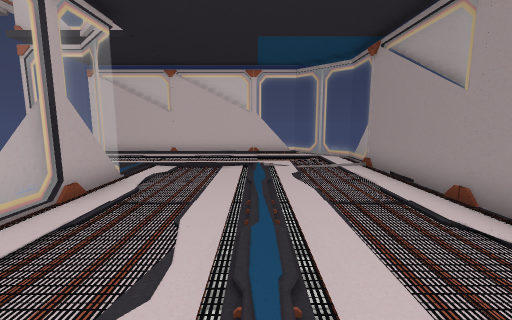
View 1 (above)

12 first-person views from a walk through a Unity game level. The camera is 1.4 m above the floor, tilts 8° down and sees 90° across. Doors are open. The floor is counted in squares, 1 m on a side. Each view is taken from the middle of a square. On the plan, view 1 faces up. The plan holds only what a view shows up to about 13 squares ahead; the rest is blank. The place goes on beyond the plan. The player is left out. Some surface patterns are stand-ins.

View 2
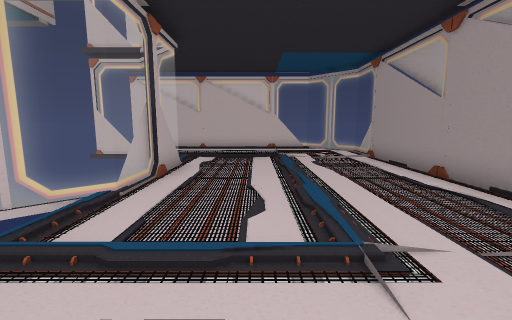

View 3
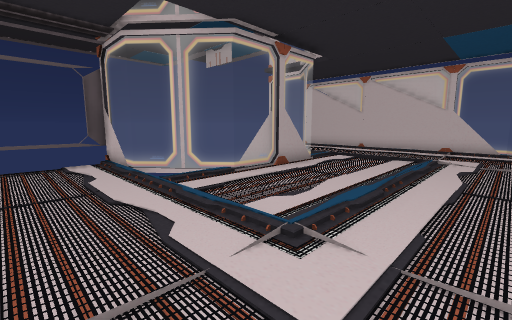

View 4
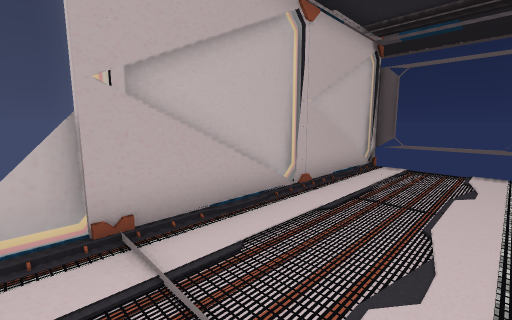

View 5
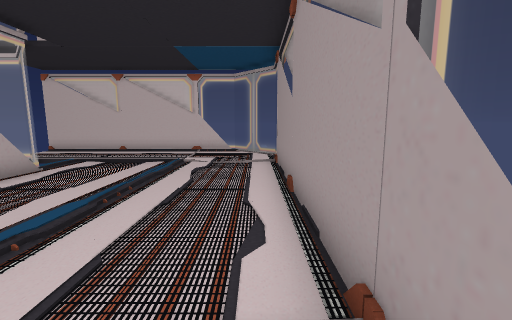

View 6
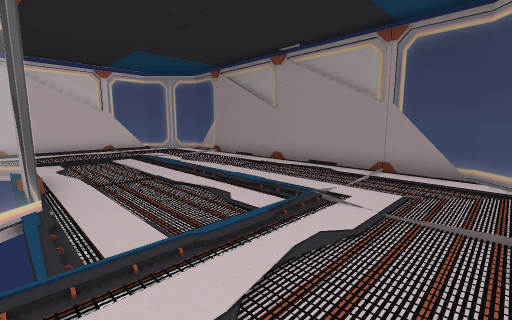

View 7
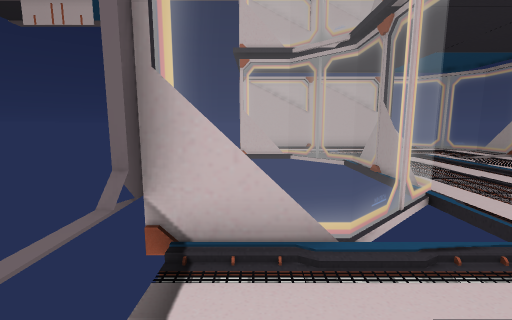

View 8
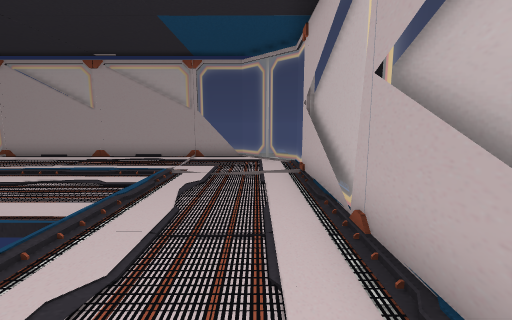

View 9
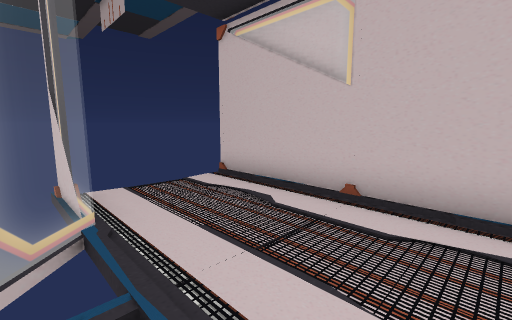

View 10
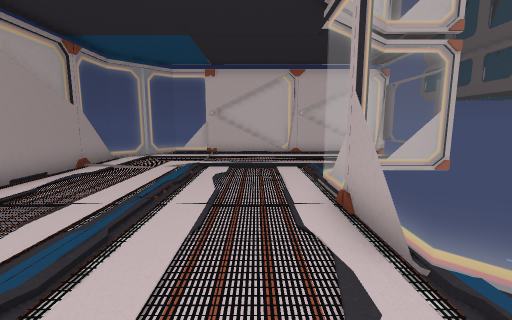

View 11
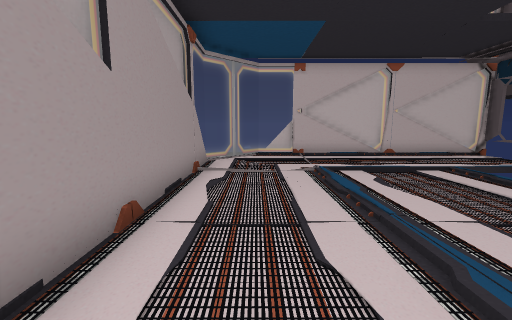

View 12
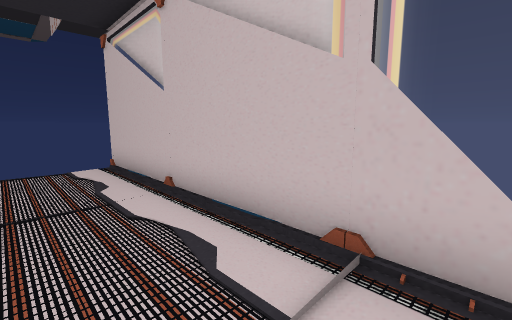

### Floor plan
Key: @ floor where view 1 was taken; # wall or solid block; . floor; D open door; = window, fence, low wall or low ledge.
Columns run from 8 left of view 1 to 4 right of it. Each row starts with its distance up from view 1.
 13 ==========#
 12 D.........==#
 11 D..........==
 10 D...........=
  9 D==.... ....=
  8   #= .......=
  7     =.......#
  6     =.......#
  5     =.......#
  4     =.......=
  3    #=.......#
  2    ==.......#
  1 #==  .......#
  0 #.......@...=
 -1 =...........=
 -2 =..........==
 -3 #.===.===.==
 -4 ###########

Positions as (right, up) in squares from view 1, and headings:
1: (0, 0), facing up
2: (-1, -2), facing up
3: (2, -2), facing up-left
4: (1, 0), facing down-left
5: (3, -1), facing up
6: (-4, -2), facing up-right
7: (-7, -2), facing up
8: (-7, -2), facing right
9: (-2, 8), facing up-left
10: (-2, 9), facing down
11: (2, 8), facing down
12: (1, 10), facing up-left
